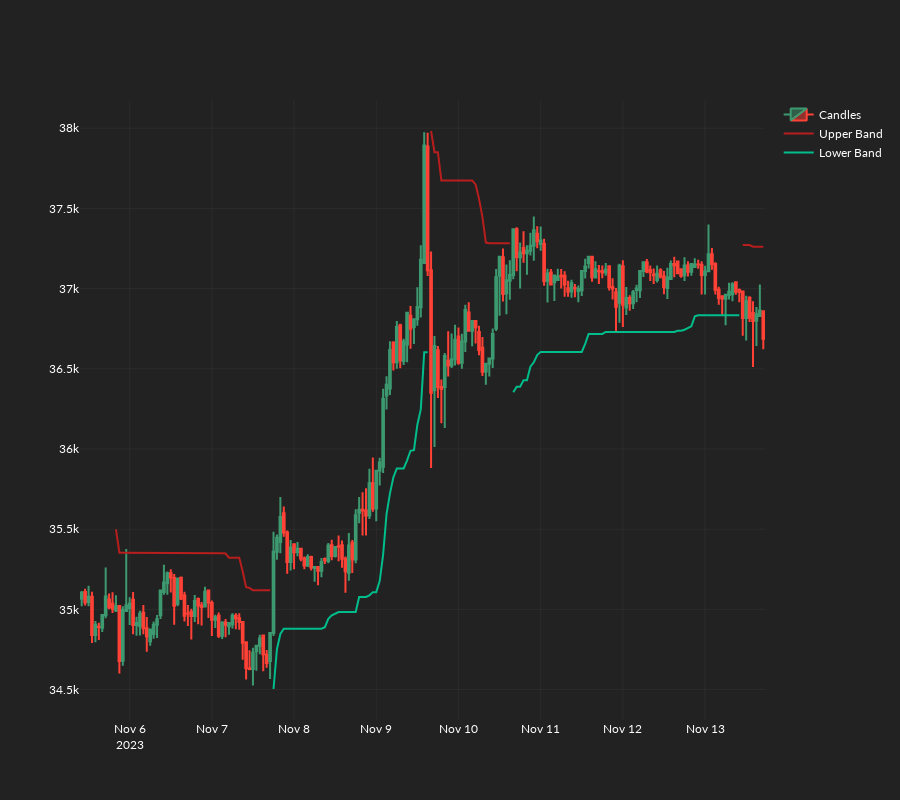

Write notebook code for a chart like this one.
### Code cell
plot_supertrend(candles=candles, super_trend=super_trend)

### Figure 1 — Plotly figure (JSON) as saved in the notebook; plotly's stock layout.template omitted (floating-point values rounded to 4 significant figures; data arrays with more than 128 entries replaced by an {"elided": "..."} marker saying what was removed)
{"data": [{"close": {"elided": "200 float values"}, "high": {"elided": "200 float values"}, "low": {"elided": "200 float values"}, "name": "Candles", "open": {"elided": "200 float values"}, "type": "candlestick", "x": {"elided": "200 str values"}}, {"name": "Upper Band", "type": "scatter", "x": {"elided": "200 str values"}, "y": {"elided": "200 float values"}}, {"name": "Lower Band", "type": "scatter", "x": {"elided": "200 str values"}, "y": {"elided": "200 float values"}}], "layout": {"height": 800, "xaxis": {"rangeslider": {"visible": false}}}}
